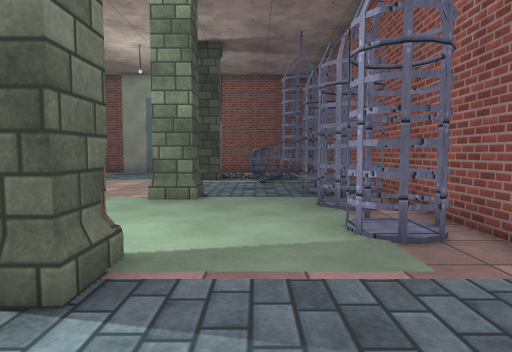
view 1 (above)

18 first-person views from a walk through a scene from a Unity 3-D project. The camera is 1.2 m above the floor, tilts 4° down and sees 75° across. The floor is counted in squares, 1 m on a side. Each view is taken from the middle of a square. On the plan, view 1 faces up. The plan holds only what a view shows up to about 14 squares ahead; the rest is blank. The place goes on beyond the plan. Some animated figures are left out. Some surface patterns are stand-ins.

view 2
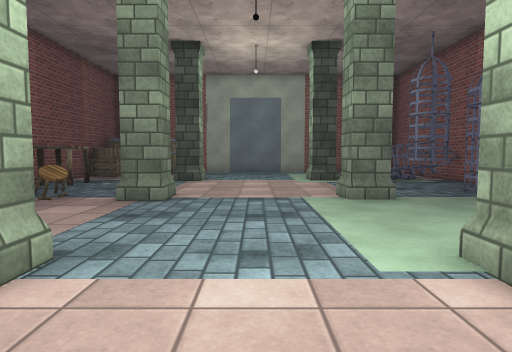

view 3
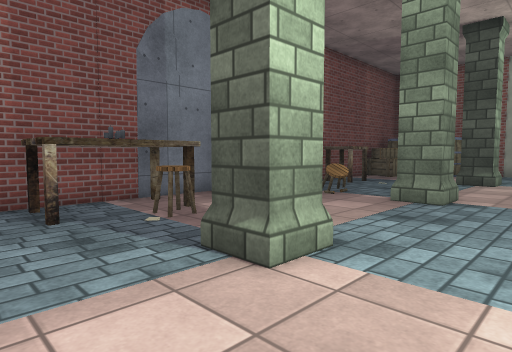

view 4
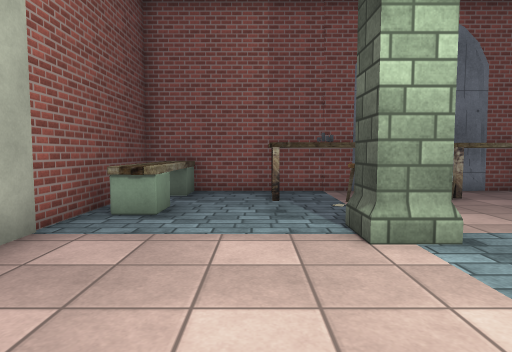

view 5
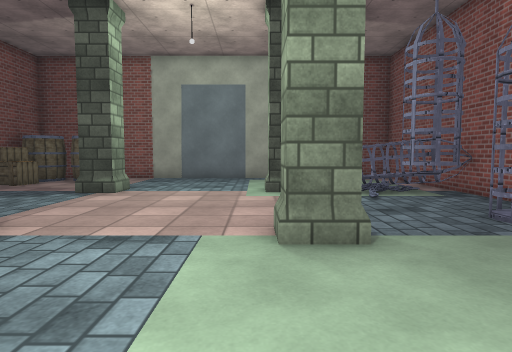

view 6
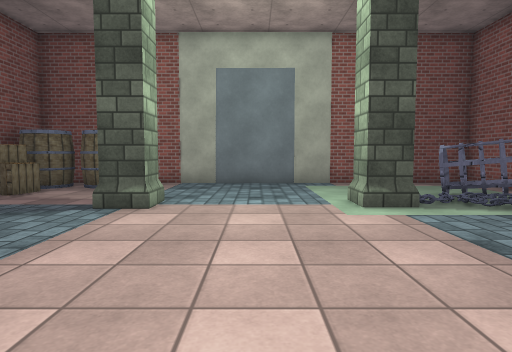

view 7
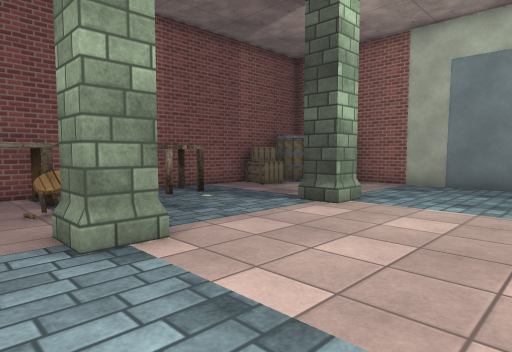

view 8
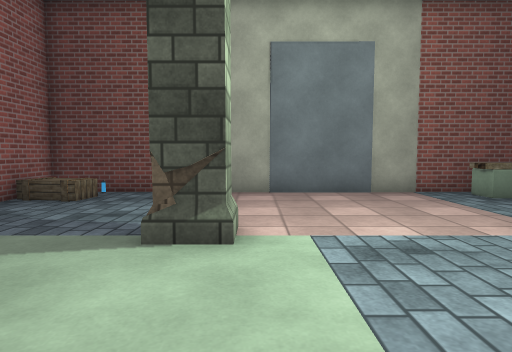

view 9
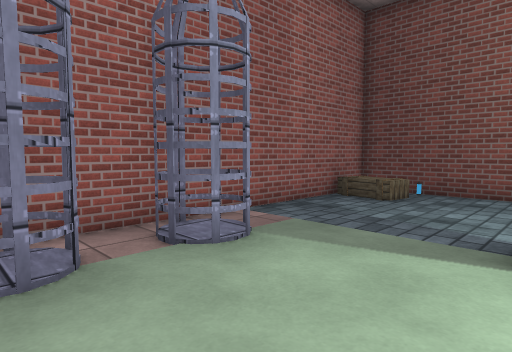

view 10
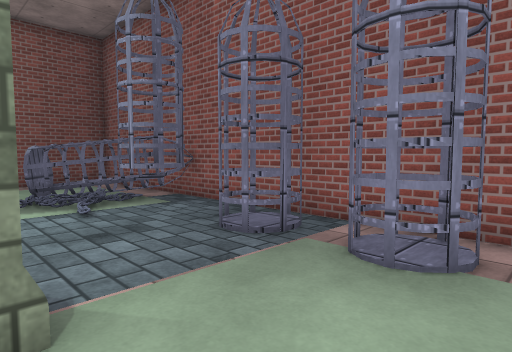

view 11
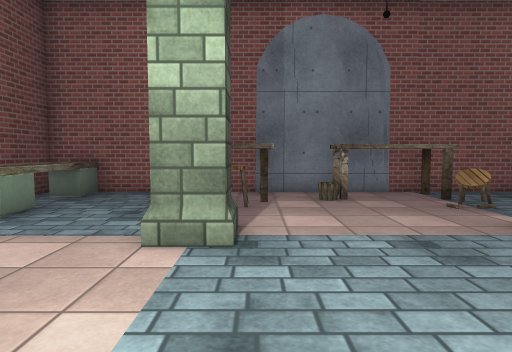

view 12
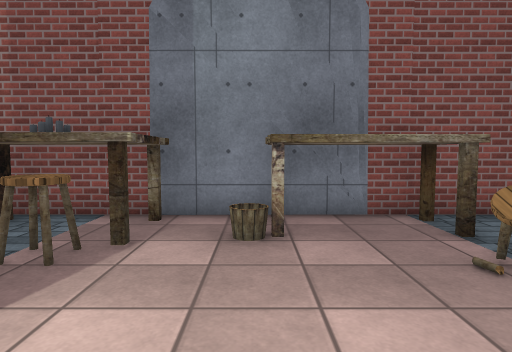

view 13
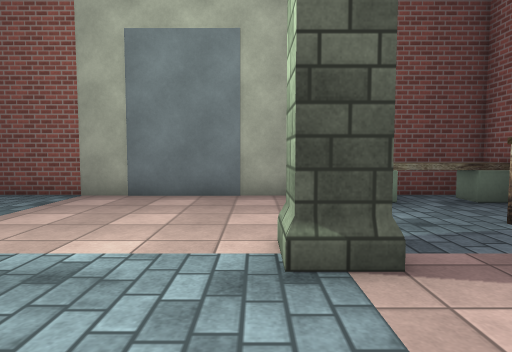

view 14
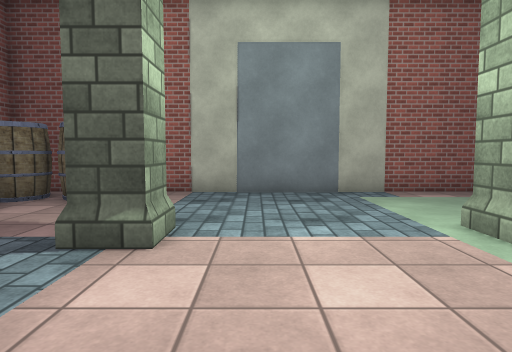

view 15
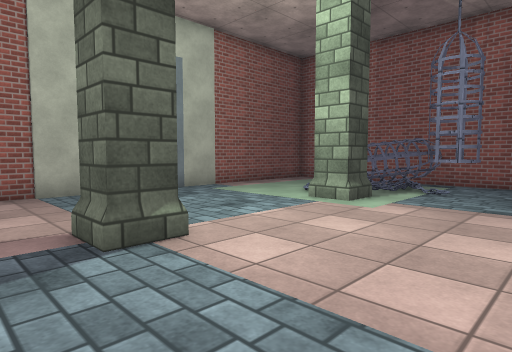

view 16
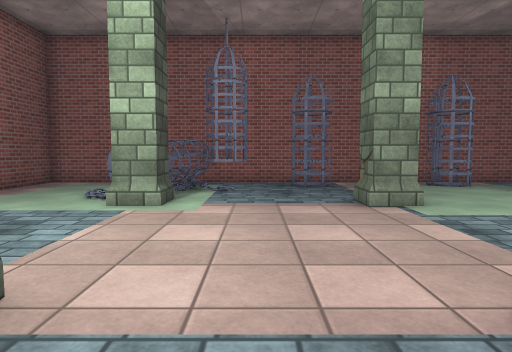

view 17
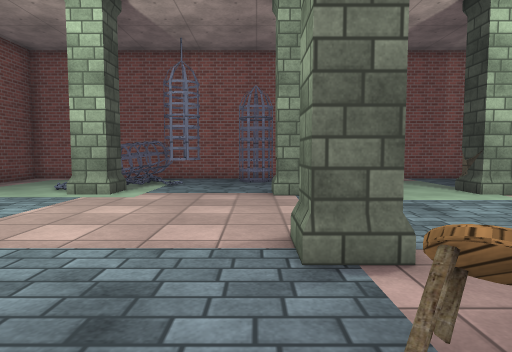

view 18
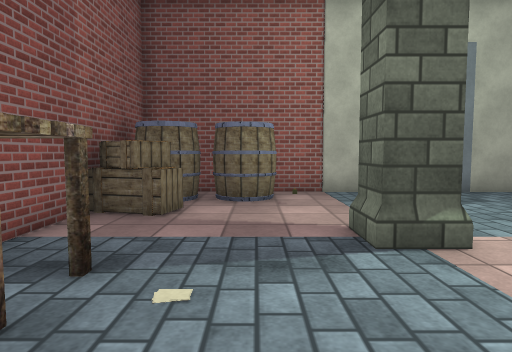

### Floor plan
Points are (right, up) in squares from view 1. A wall is a line through its corners. A room is listed if a view was taken in it or the views show most of it. See-through windows are left out.
Room 1 (views 1, 2, 3, 4, 5, 6, 7, 8, 9, 10, 11, 12, 13, 14, 15, 16, 17, 18)
walls: (-13.4, 5.4) (-13.4, 4.6); (-13.4, 3.1) (-13.4, -2.4) (3.4, -2.4) (3.4, 20.2) (-9.8, 20.2); (-13.4, 16.2) (-13.4, 8.9); (-11.3, 20.2) (-12.4, 20.2)
ways out: gap at (3, 8)
objects: other object (-13, -2) to (-9, -1); other object (-13, 2) to (-11, 4); other object (-13, 6) to (-12, 9); other object (-13, 12) to (-12, 13); other object (-13, 16) to (-12, 17); other object (-13, 18) to (-12, 19); other object (-12, 3); other object (-11, 3) to (-11, 4); other object (-11, 9) to (-10, 9); other object (-11, 18) to (-10, 19); other object (-8, 3); other object (-8, 8) to (-7, 9); other object (-8, 14); other object (-2, 3); other object (-2, 9); other object (-2, 10); other object (-2, 14) to (-2, 15); other object (0, 14) to (3, 16); other object (1, 13) to (2, 14); other object (2, 5) to (3, 5); other object (2, 7) to (2, 8); other object (2, 10) to (3, 10)

Positions as (right, up) in squares from view 1, and headings:
1: (0, 0), facing up
2: (-5, 0), facing up
3: (-5, 0), facing up-left
4: (-3, 1), facing left
5: (-3, 4), facing up
6: (-5, 7), facing up
7: (-3, 7), facing up-left
8: (-3, 8), facing down
9: (-2, 8), facing down-right
10: (-2, 6), facing up-right
11: (-3, 4), facing left
12: (-7, 6), facing left
13: (-7, 7), facing down
14: (-6, 10), facing up
15: (-10, 10), facing up-right
16: (-10, 12), facing right
17: (-12, 10), facing right
18: (-10, 10), facing up
